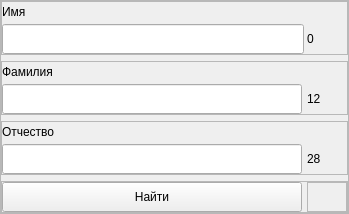
               <widget class="QFrame" name="user_info_Frame">
                <property name="styleSheet">
                 <string notr="true"/>
                </property>
                <property name="frameShape">
                 <enum>QFrame::StyledPanel</enum>
                </property>
                <property name="frameShadow">
                 <enum>QFrame::Raised</enum>
                </property>
                <layout class="QGridLayout" name="gridLayout_5">
                 <property name="leftMargin">
                  <number>0</number>
                 </property>
                 <property name="topMargin">
                  <number>0</number>
                 </property>
                 <property name="rightMargin">
                  <number>0</number>
                 </property>
                 <property name="bottomMargin">
                  <number>0</number>
                 </property>
                 <item row="2" column="0">
                  <widget class="QFrame" name="client_fathername_add_Frame">
                   <property name="minimumSize">
                    <size>
                     <width>0</width>
                     <height>0</height>
                    </size>
                   </property>
                   <property name="maximumSize">
                    <size>
                     <width>570</width>
                     <height>63</height>
                    </size>
                   </property>
                   <property name="frameShape">
                    <enum>QFrame::StyledPanel</enum>
                   </property>
                   <property name="frameShadow">
                    <enum>QFrame::Raised</enum>
                   </property>
                   <layout class="QGridLayout" name="gridLayout_8">
                    <property name="leftMargin">
                     <number>0</number>
                    </property>
                    <property name="topMargin">
                     <number>0</number>
                    </property>
                    <property name="rightMargin">
                     <number>0</number>
                    </property>
                    <property name="bottomMargin">
                     <number>0</number>
                    </property>
                    <property name="horizontalSpacing">
                     <number>5</number>
                    </property>
                    <property name="verticalSpacing">
                     <number>2</number>
                    </property>
                    <item row="1" column="0">
                     <widget class="QLineEdit" name="client_fathername_add_LineEdit">
                      <property name="minimumSize">
                       <size>
                        <width>300</width>
                        <height>30</height>
                       </size>
                      </property>
                      <property name="maximumSize">
                       <size>
                        <width>500</width>
                        <height>16777215</height>
                       </size>
                      </property>
                     </widget>
                    </item>
                    <item row="0" column="0">
                     <widget class="QLabel" name="client_fathername_add_Label">
                      <property name="minimumSize">
                       <size>
                        <width>0</width>
                        <height>20</height>
                       </size>
                      </property>
                      <property name="maximumSize">
                       <size>
                        <width>16777215</width>
                        <height>30</height>
                       </size>
                      </property>
                      <property name="styleSheet">
                       <string notr="true"/>
                      </property>
                      <property name="text">
                       <string>Отчество</string>
                      </property>
                     </widget>
                    </item>
                    <item row="1" column="1">
                     <widget class="QLabel" name="client_fathername_letter_num_Label">
                      <property name="minimumSize">
                       <size>
                        <width>40</width>
                        <height>30</height>
                       </size>
                      </property>
                      <property name="maximumSize">
                       <size>
                        <width>40</width>
                        <height>30</height>
                       </size>
                      </property>
                      <property name="styleSheet">
                       <string notr="true"/>
                      </property>
                      <property name="text">
                       <string>28</string>
                      </property>
                     </widget>
                    </item>
                   </layout>
                  </widget>
                 </item>
                 <item row="0" column="0">
                  <widget class="QFrame" name="client_name_add_Frame">
                   <property name="maximumSize">
                    <size>
                     <width>570</width>
                     <height>63</height>
                    </size>
                   </property>
                   <property name="frameShape">
                    <enum>QFrame::StyledPanel</enum>
                   </property>
                   <property name="frameShadow">
                    <enum>QFrame::Raised</enum>
                   </property>
                   <layout class="QGridLayout" name="gridLayout_6">
                    <property name="leftMargin">
                     <number>0</number>
                    </property>
                    <property name="topMargin">
                     <number>0</number>
                    </property>
                    <property name="rightMargin">
                     <number>0</number>
                    </property>
                    <property name="bottomMargin">
                     <number>0</number>
                    </property>
                    <property name="horizontalSpacing">
                     <number>3</number>
                    </property>
                    <property name="verticalSpacing">
                     <number>2</number>
                    </property>
                    <item row="0" column="0">
                     <widget class="QLabel" name="client_name_add_Label">
                      <property name="minimumSize">
                       <size>
                        <width>0</width>
                        <height>20</height>
                       </size>
                      </property>
                      <property name="maximumSize">
                       <size>
                        <width>16777215</width>
                        <height>30</height>
                       </size>
                      </property>
                      <property name="styleSheet">
                       <string notr="true"/>
                      </property>
                      <property name="text">
                       <string>Имя</string>
                      </property>
                     </widget>
                    </item>
                    <item row="1" column="0">
                     <widget class="QLineEdit" name="client_name_add_LineEdit">
                      <property name="minimumSize">
                       <size>
                        <width>300</width>
                        <height>30</height>
                       </size>
                      </property>
                      <property name="maximumSize">
                       <size>
                        <width>500</width>
                        <height>16777215</height>
                       </size>
                      </property>
                     </widget>
                    </item>
                    <item row="1" column="1">
                     <widget class="QLabel" name="client_name_letter_num_Label">
                      <property name="minimumSize">
                       <size>
                        <width>40</width>
                        <height>30</height>
                       </size>
                      </property>
                      <property name="maximumSize">
                       <size>
                        <width>40</width>
                        <height>30</height>
                       </size>
                      </property>
                      <property name="styleSheet">
                       <string notr="true"/>
                      </property>
                      <property name="text">
                       <string>0</string>
                      </property>
                     </widget>
                    </item>
                   </layout>
                  </widget>
                 </item>
                 <item row="1" column="0">
                  <widget class="QFrame" name="cleient_secname_add_Frame">
                   <property name="minimumSize">
                    <size>
                     <width>0</width>
                     <height>0</height>
                    </size>
                   </property>
                   <property name="maximumSize">
                    <size>
                     <width>570</width>
                     <height>63</height>
                    </size>
                   </property>
                   <property name="frameShape">
                    <enum>QFrame::StyledPanel</enum>
                   </property>
                   <property name="frameShadow">
                    <enum>QFrame::Raised</enum>
                   </property>
                   <layout class="QGridLayout" name="gridLayout_7">
                    <property name="leftMargin">
                     <number>0</number>
                    </property>
                    <property name="topMargin">
                     <number>0</number>
                    </property>
                    <property name="rightMargin">
                     <number>0</number>
                    </property>
                    <property name="bottomMargin">
                     <number>0</number>
                    </property>
                    <property name="horizontalSpacing">
                     <number>5</number>
                    </property>
                    <property name="verticalSpacing">
                     <number>2</number>
                    </property>
                    <item row="1" column="0">
                     <widget class="QLineEdit" name="client_secname_add_LineEdit">
                      <property name="minimumSize">
                       <size>
                        <width>300</width>
                        <height>30</height>
                       </size>
                      </property>
                      <property name="maximumSize">
                       <size>
                        <width>500</width>
                        <height>16777215</height>
                       </size>
                      </property>
                     </widget>
                    </item>
                    <item row="0" column="0">
                     <widget class="QLabel" name="client_secname_add_Label">
                      <property name="minimumSize">
                       <size>
                        <width>0</width>
                        <height>20</height>
                       </size>
                      </property>
                      <property name="maximumSize">
                       <size>
                        <width>16777215</width>
                        <height>30</height>
                       </size>
                      </property>
                      <property name="styleSheet">
                       <string notr="true"/>
                      </property>
                      <property name="text">
                       <string>Фамилия</string>
                      </property>
                     </widget>
                    </item>
                    <item row="1" column="1">
                     <widget class="QLabel" name="client_secname_letter_num_Label">
                      <property name="minimumSize">
                       <size>
                        <width>40</width>
                        <height>30</height>
                       </size>
                      </property>
                      <property name="maximumSize">
                       <size>
                        <width>40</width>
                        <height>30</height>
                       </size>
                      </property>
                      <property name="styleSheet">
                       <string notr="true"/>
                      </property>
                      <property name="text">
                       <string>12</string>
                      </property>
                     </widget>
                    </item>
                   </layout>
                  </widget>
                 </item>
                 <item row="3" column="0">
                  <widget class="QFrame" name="search_btn_Frame">
                   <property name="minimumSize">
                    <size>
                     <width>0</width>
                     <height>0</height>
                    </size>
                   </property>
                   <property name="maximumSize">
                    <size>
                     <width>570</width>
                     <height>63</height>
                    </size>
                   </property>
                   <property name="frameShape">
                    <enum>QFrame::StyledPanel</enum>
                   </property>
                   <property name="frameShadow">
                    <enum>QFrame::Raised</enum>
                   </property>
                   <layout class="QGridLayout" name="gridLayout_10">
                    <property name="leftMargin">
                     <number>0</number>
                    </property>
                    <property name="topMargin">
                     <number>0</number>
                    </property>
                    <property name="rightMargin">
                     <number>0</number>
                    </property>
                    <property name="bottomMargin">
                     <number>0</number>
                    </property>
                    <property name="horizontalSpacing">
                     <number>5</number>
                    </property>
                    <property name="verticalSpacing">
                     <number>2</number>
                    </property>
                    <item row="0" column="0">
                     <widget class="QPushButton" name="search_Btn">
                      <property name="minimumSize">
                       <size>
                        <width>0</width>
                        <height>30</height>
                       </size>
                      </property>
                      <property name="maximumSize">
                       <size>
                        <width>500</width>
                        <height>16777215</height>
                       </size>
                      </property>
                      <property name="text">
                       <string>Найти</string>
                      </property>
                     </widget>
                    </item>
                    <item row="0" column="1">
                     <widget class="QFrame" name="search_btn_FrameSpacer">
                      <property name="minimumSize">
                       <size>
                        <width>40</width>
                        <height>30</height>
                       </size>
                      </property>
                      <property name="maximumSize">
                       <size>
                        <width>40</width>
                        <height>30</height>
                       </size>
                      </property>
                      <property name="frameShape">
                       <enum>QFrame::StyledPanel</enum>
                      </property>
                      <property name="frameShadow">
                       <enum>QFrame::Raised</enum>
                      </property>
                     </widget>
                    </item>
                   </layout>
                  </widget>
                 </item>
                </layout>
               </widget>
